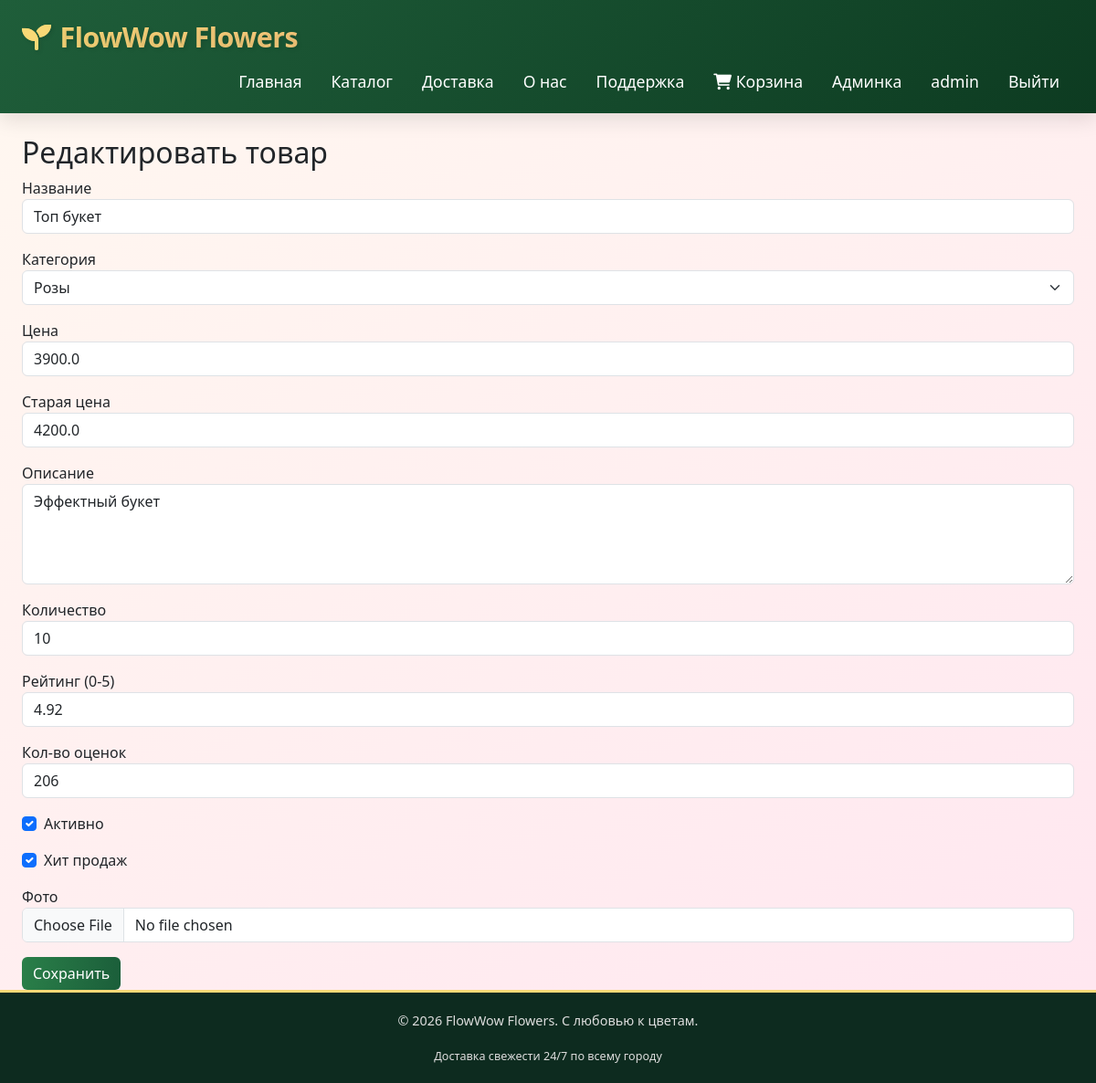
The page /admin/product/edit/1 (signed in) on the database its author committed.
### app.py (models this page shows)
class User(UserMixin, db.Model):
    id = db.Column(db.Integer, primary_key=True)
    username = db.Column(db.String(80), unique=True, nullable=False)
    email = db.Column(db.String(120), unique=True, nullable=False)
    password_hash = db.Column(db.String(256), nullable=False)
    role = db.Column(db.String(20), default='user')
    phone = db.Column(db.String(20))
    address = db.Column(db.Text)
    created_at = db.Column(db.DateTime, default=datetime.utcnow)

class Product(db.Model):
    id = db.Column(db.Integer, primary_key=True)
    name = db.Column(db.String(150), nullable=False)
    category_id = db.Column(db.Integer, db.ForeignKey('category.id'))
    price = db.Column(db.Float, nullable=False)
    old_price = db.Column(db.Float)
    description = db.Column(db.Text)
    image_filename = db.Column(db.String(200), default='default.jpg')
    stock = db.Column(db.Integer, default=0)
    is_active = db.Column(db.Boolean, default=True)
    is_hit = db.Column(db.Boolean, default=False)
    rating = db.Column(db.Float, default=4.8)
    rating_count = db.Column(db.Integer, default=100)
    created_at = db.Column(db.DateTime, default=datetime.utcnow)
    category = db.relationship('Category', backref='products')

### app.py (the view, shortened to what this page needs)
@app.route('/admin/product/edit/<int:id>', methods=['GET', 'POST'])
@login_required
@admin_required
def admin_edit_product(id):
    product = Product.query.get_or_404(id)
    form = ProductForm(obj=product)
    form.category_id.choices = [(c.id, c.name) for c in Category.query.all()]
    return render_template('admin/product_form.html', form=form, title='Редактировать товар')

### app.py
class ProductForm(FlaskForm):
    name = StringField('Название', validators=[DataRequired()])
    category_id = SelectField('Категория', coerce=int, validators=[DataRequired()])
    price = FloatField('Цена', validators=[DataRequired(), NumberRange(min=0)])
    old_price = FloatField('Старая цена', validators=[Optional()])
    description = TextAreaField('Описание')
    stock = IntegerField('Количество', default=0)
    is_active = BooleanField('Активно')
    is_hit = BooleanField('Хит продаж')
    rating = FloatField('Рейтинг (0-5)', default=4.8, validators=[NumberRange(min=0, max=5)])
    rating_count = IntegerField('Кол-во оценок', default=100)
    image = FileField('Фото')
    submit = SubmitField('Сохранить')

### app.py (called while the page is built)
@login_manager.user_loader
def load_user(user_id):
    return User.query.get(int(user_id))

def admin_required(f):
    from functools import wraps
    @wraps(f)
    def decorated(*args, **kwargs):
        if not current_user.is_authenticated or current_user.role != 'admin':
            flash('Доступ запрещён', 'danger')
            return redirect(url_for('index'))
        return f(*args, **kwargs)
    return decorated

### templates/admin/product_form.html (shortened to what this page needs)
{% extends 'base.html' %}
{% block content %}
<h2>{{ title }}</h2>
<form method="POST" enctype="multipart/form-data">
    <div class="mb-3">{{ form.name.label }} {{ form.name(class="form-control") }}</div>
    <div class="mb-3">{{ form.category_id.label }} {{ form.category_id(class="form-select") }}</div>
    <div class="mb-3">{{ form.price.label }} {{ form.price(class="form-control") }}</div>
    <div class="mb-3">{{ form.old_price.label }} {{ form.old_price(class="form-control") }}</div>
    <div class="mb-3">{{ form.description.label }} {{ form.description(class="form-control", rows=4) }}</div>
    <div class="mb-3">{{ form.stock.label }} {{ form.stock(class="form-control") }}</div>
    <div class="mb-3">{{ form.rating.label }} {{ form.rating(class="form-control") }}</div>
    <div class="mb-3">{{ form.rating_count.label }} {{ form.rating_count(class="form-control") }}</div>
    <div class="form-check mb-3">{{ form.is_active(class="form-check-input") }} {{ form.is_active.label }}</div>
    <div class="form-check mb-3">{{ form.is_hit(class="form-check-input") }} {{ form.is_hit.label }}</div>
    <div class="mb-3">{{ form.image.label }} {{ form.image(class="form-control") }}</div>
    {{ form.submit(class="btn btn-primary") }}
</form>
{% endblock %}

### templates/base.html (shortened to what this page needs)
<!DOCTYPE html>
<html lang="ru">
<head>
    <link href="https://cdn.jsdelivr.net/npm/bootstrap@5.3.2/dist/css/bootstrap.min.css" rel="stylesheet">
    <link rel="stylesheet" href="https://cdnjs.cloudflare.com/ajax/libs/font-awesome/6.0.0-beta3/css/all.min.css">
</head>
<body>
    <nav class="navbar navbar-expand-lg navbar-dark sticky-top">
        <div class="container-fluid-custom">
            <a class="navbar-brand" href="/">
                <i class="fas fa-seedling"></i>
            </a>
            <div class="collapse navbar-collapse" id="navbarNav">
                <ul class="navbar-nav ms-auto">
                    <li class="nav-item"><a class="nav-link" href="/">Главная</a></li>
                    <li class="nav-item"><a class="nav-link" href="/catalog/">Каталог</a></li>
                    <li class="nav-item"><a class="nav-link" href="/delivery">Доставка</a></li>
                    <li class="nav-item"><a class="nav-link" href="/about">О нас</a></li>
                    <li class="nav-item"><a class="nav-link" href="/support">Поддержка</a></li>
                    <li class="nav-item"><a class="nav-link" href="/cart/"><i class="fas fa-shopping-cart"></i> Корзина</a></li>
                    {% if current_user.is_authenticated %}
                        {% if current_user.role == 'admin' %}
                        <li class="nav-item"><a class="nav-link" href="/admin/">Админка</a></li>
                        {% endif %}
                        <li class="nav-item"><a class="nav-link" href="#">{{ current_user.username }}</a></li>
                        <li class="nav-item"><a class="nav-link" href="/logout">Выйти</a></li>
                    {% else %}
                        <li class="nav-item"><a class="nav-link" href="/login">Вход</a></li>
                        <li class="nav-item"><a class="nav-link" href="/register">Регистрация</a></li>
                    {% endif %}
                </ul>
            </div>
        </div>
    </nav>
    <div class="main-content">
        <div class="container-fluid-custom mt-4">
            {% block content %}{% endblock %}
        </div>
    </div>
    <footer>
        <div class="container-fluid-custom">
            <p>© 2026 FlowWow Flowers. С любовью к цветам.</p>
            <small>Доставка свежести 24/7 по всему городу</small>
        </div>
    </footer>
</body>
</html>

### templates/base.html (style rules this page uses)
* { margin: 0; padding: 0; box-sizing: border-box; }
body { background: linear-gradient(145deg, #fff8f0 0%, #ffe6f0 100%); font-family: 'Segoe UI', 'Poppins', system-ui, sans-serif; display: flex; flex-direction: column; min-height: 100vh; }
.main-content { flex: 1; }
.container-fluid-custom { width: 100%; max-width: 1600px; margin: 0 auto; padding: 0 24px; }
.navbar { background: linear-gradient(135deg, #1f5e3a, #0d3b21); padding: 0.8rem 0; box-shadow: 0 8px 20px rgba(0,0,0,0.1); animation: slideDown 0.6s ease-out; }
.navbar-brand { display: flex; align-items: center; gap: 10px; font-size: 1.9rem; font-weight: 800; letter-spacing: -0.5px; background: linear-gradient(45deg, #f9d976, #f39f86); -webkit-background-clip: text; background-clip: text; color: transparent; text-shadow: 2px 2px 4px rgba(0,0,0,0.1); transition: transform 0.2s; }
.navbar-brand i { font-size: 2rem; color: #f9d976; background: none; animation: pulse 2s infinite; }
.nav-link { font-size: 1.1rem; font-weight: 500; margin: 0 8px; transition: 0.2s; position: relative; color: #fff !important; }
.nav-link::after { content: ''; position: absolute; bottom: -5px; left: 50%; width: 0; height: 2px; background: #f9d976; transition: 0.3s; transform: translateX(-50%); border-radius: 2px; }
.btn-primary { background: linear-gradient(95deg, #2a7f49, #1b5e3a); border: none; }
footer { background: #0d2b1f; color: #ddd; padding: 20px 0; font-size: 0.9rem; text-align: center; margin-top: auto; border-top: 3px solid #f9d976; }

### rows shown on the page
User: username "admin"
Product: name "Топ букет", category_id "Розы", price "3900.0", old_price "4200.0", description "Эффектный букет", stock "10", rating "4.92", rating_count "206", is_active "☑", is_hit "☑"

### other values the page prints
{{ title }} "Редактировать товар"
